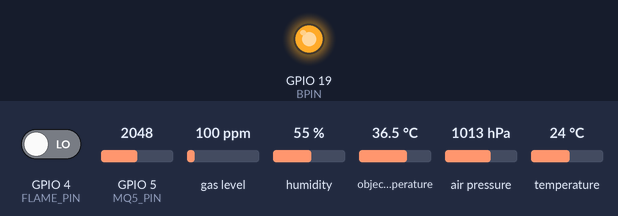
The sketch below on a simulated ESP32. Shown: output pins drawn as LEDs (lit = HIGH). The inputs (shaded band) are chosen by the test bench; at power-on: GPIO 4 (FLAME_PIN) LOW, GPIO 5 (MQ5_PIN) = 2048, gas level 100 ppm, humidity 55 %, object temperature 36.5 °C, air pressure 1013 hPa, temperature 24 °C. WiFi joins after 1.5 s; servers stay silent unless stated; what the sketch prints to the serial monitor is not drawn.

Above: at 3.0 s.
3.1 s: GPIO 4 (FLAME_PIN) driven HIGH
At 4.5 s:
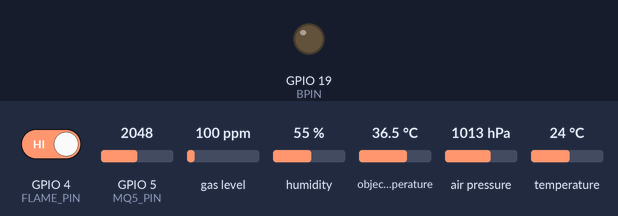
5.8 s: GPIO 4 (FLAME_PIN) driven LOW
At 7.6 s:
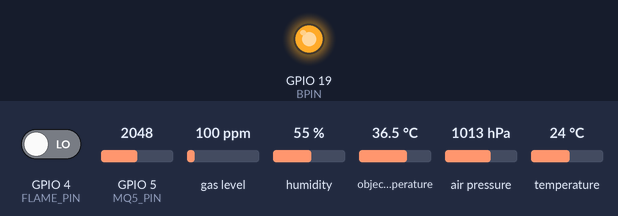
Timing chart, 0 to 9.1 s (numbered marks = the images above; inputs shaded):
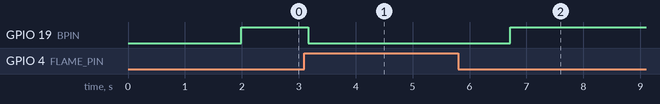

The sketch:

fire_detection_main.ino
```cpp
#include <Wire.h>
#include <Adafruit_MLX90614.h>
#include <Adafruit_Sensor.h>
#include <Adafruit_BME680.h>
#include <ArduinoJson.h>
#define BLYNK_TEMPLATE_ID "TMPL3307X4vp6"
#define BLYNK_TEMPLATE_NAME "Fire detection Project"
#include <WiFi.h>
#include <BlynkSimpleEsp32.h>

char auth[] = "sampleAPIkey"; //If you cloned this from GitHub Do not use this API key this is just a sample API Key
char ssid[] = "fire-hotspot";
char pass[] = "password";

#define I2C_SDA 21
#define I2C_SCL 22
#define MQ5_PIN 5
#define FLAME_PIN 4
#define RX_PIN 16
#define TX_PIN 17
#define BPIN 19


//Sensor thresholds
const int MQ2_THRESHOLD = 2000;
const int MQ5_THRESHOLD = 600;
const int MQ7_THRESHOLD = 1800;
const int TEMP_THRESHOLD = 60;
const int hum_threshold = 30;
const int gas_threshold = 15000;

#include <HardwareSerial.h>
HardwareSerial SerialComm(1);

Adafruit_BME680 bme;
Adafruit_MLX90614 mlx = Adafruit_MLX90614();

bool worksmlx = true;
bool worksbme = true;
bool recieved = true;
bool tempCheck, gasCheck, humCheck, objCheck, smoke, lpg, co, flameCheck;

unsigned long lastJsonSendTime = 0;
const unsigned long jsonSendInterval = 2000;

float mlxObj, mlxAmb, temp, hum, safe, fire;
int gas, mq2Val, mq5Val, mq7Val, flame, count;

void initializeConditions() {
  tempCheck = false;
  gasCheck = false;
  humCheck = false;
  objCheck = false;
  smoke = false;
  lpg = false;
  co = false;
  flameCheck = false;
}
void initializeValues() {
  mlxObj = 0;
  mlxAmb = 0;
  temp = 0;
  hum = hum_threshold;
  gas = gas_threshold;
  mq2Val = 0;
  mq5Val = 0;
  mq7Val = 0;
  flame = 1;
  safe = 1;
}

bool checkMlx() {
  if (!mlx.begin()) {
    Serial.println("MLX90614 not found. Check wiring!");
    return false;
  }
  return true;
}

bool checkBme() {
  if (!bme.begin()) {
    Serial.println("BME680 not found. Check wiring!");
    return false;
  }
  return true;
}

void setup() {
  Serial.begin(115200);
  SerialComm.begin(115200, SERIAL_8N1, RX_PIN, TX_PIN);
  initializeValues();
  initializeConditions();
  Wire.begin(I2C_SDA, I2C_SCL);
  pinMode(MQ5_PIN, INPUT);
  pinMode(FLAME_PIN, INPUT);
  pinMode(BPIN, OUTPUT);
  worksmlx = checkMlx();
  worksbme = checkBme();
  Blynk.begin(auth, ssid, pass);
  if (worksbme) {
    bme.setTemperatureOversampling(BME680_OS_8X);
    bme.setHumidityOversampling(BME680_OS_2X);
    bme.setPressureOversampling(BME680_OS_4X);
    bme.setGasHeater(320, 150);
  }
}

void loop() {
  count = 0;
  unsigned long now = millis();
  recieved = true;
  if (worksmlx) {
    mlxObj = mlx.readObjectTempC();
    mlxAmb = mlx.readAmbientTempC();
  } else {
    mlxObj = 0;
    mlxAmb = 0;
    checkMlx();
  }

  if (worksbme && bme.performReading()) {
    temp = bme.temperature;
    hum = bme.humidity;
    gas = bme.gas_resistance;
  } else {
    temp = 0;
    hum = hum_threshold;
    gas = gas_threshold;
    checkBme();
  }

  mq5Val = analogRead(MQ5_PIN);
  flame = digitalRead(FLAME_PIN);

  //Recieving data
  StaticJsonDocument<200> doc;
  String message;
  Serial.print("Message recieved: ");
  if (SerialComm.available()) {
    message = SerialComm.readStringUntil('\n');
    Serial.println(message);
    DeserializationError error = deserializeJson(doc, message);
    if (error) {
      Serial.print("❌ JSON parse failed: ");
      Serial.println(error.c_str());
      recieved = false;
      return;
    }
    mq7Val = doc["mq7"];
    mq2Val = doc["mq2"];
    safe = doc["safe"];
    fire = 1 - safe;
  }


  Serial.println("\n--- Gas Sensor Readings ---");
  Serial.print("MQ2 (Smoke): ");
  Serial.println(mq2Val);
  Serial.print("MQ5 (LPG): ");
  Serial.println(mq5Val);
  Serial.print("MQ7 (CO avg): ");
  Serial.println(mq7Val);
  Serial.print("Flame Sensor: ");
  Serial.println(flame);
  Serial.print("Temperature: ");
  Serial.print(temp);
  Serial.println(" °C");
  Serial.print("Humidity: ");
  Serial.print(hum);
  Serial.println(" %");
  Serial.print("Gas Level: ");
  Serial.println(gas);
  Serial.print("MLX Object Temperature: ");
  Serial.print(mlxObj);
  Serial.println(" °C");
  Serial.print("Ambient Temperature: ");
  Serial.print(mlxAmb);
  Serial.println(" °C");
  Serial.println("\n--- Fire Probability ---");
  Serial.printf("🔥 Fire probability: %.4f\n", fire);
  Serial.printf("✅ Non-fire probability: %.4f\n", safe);


  //Sending data to app and website
   Blynk.run();

  Blynk.virtualWrite(V6, temp);
  Blynk.virtualWrite(V7, hum);
  Blynk.virtualWrite(V8, gas);
  Blynk.virtualWrite(V2, mq2Val);
  Blynk.virtualWrite(V3, mq5Val);
  Blynk.virtualWrite(V4, mq7Val);
  Blynk.virtualWrite(V9, mlxObj);
  Blynk.virtualWrite(V10, mlxAmb);
  Blynk.virtualWrite(V5, (flame == 1? 0:1));
  Blynk.virtualWrite(V0, safe);
  //Blynk.virtualWrite(V11, fire_prob > 0.7 ? 1 : 0);

  // ---------- Fire Detection ----------

  if (recieved){
    co = mq7Val > MQ7_THRESHOLD;
  }
  else {
     initializeConditions();
     recieved = true;
  }

  if((temp > TEMP_THRESHOLD) || (mlxAmb > TEMP_THRESHOLD))
  {
    count ++;
    tempCheck = true;
  }
  else
  {
    tempCheck = false;
  }

  if(hum < hum_threshold)
  {
    count ++;
    humCheck = true;
  }
  else
  {
    humCheck = false;
  }

  if(gas < gas_threshold)
  {
    count ++;
    gasCheck = true;
  }
  else
  {
    gasCheck = false;
  }

  if(mq2Val > MQ2_THRESHOLD)
  {
    count ++;
    smoke = true;
  }
  else
  {
    smoke = false;
  }

  if(mq5Val > MQ5_THRESHOLD)
  {
    count ++;
    lpg = true;
  }
  else
  {
    lpg = false;
  }

  flameCheck = (flame == 0);

  if ((count >= 3) || flameCheck || safe<0.2) {
    Serial.println("🔥🔥🔥 Fire Possibly Detected! 🔥🔥🔥");
    digitalWrite(BPIN, HIGH);
    Blynk.logEvent("firedetected", "Fire has been Detected");

  }
  else
  {
    Serial.println("✅ Environment considered safe");
    digitalWrite(BPIN, LOW);
  }

  delay(1000);
}
```

Measured:
- after the input at 3.1 s, GPIO 19 (BPIN): HIGH → LOW after 0.07 s
- after the input at 5.8 s, GPIO 19 (BPIN): LOW → HIGH after 0.91 s
